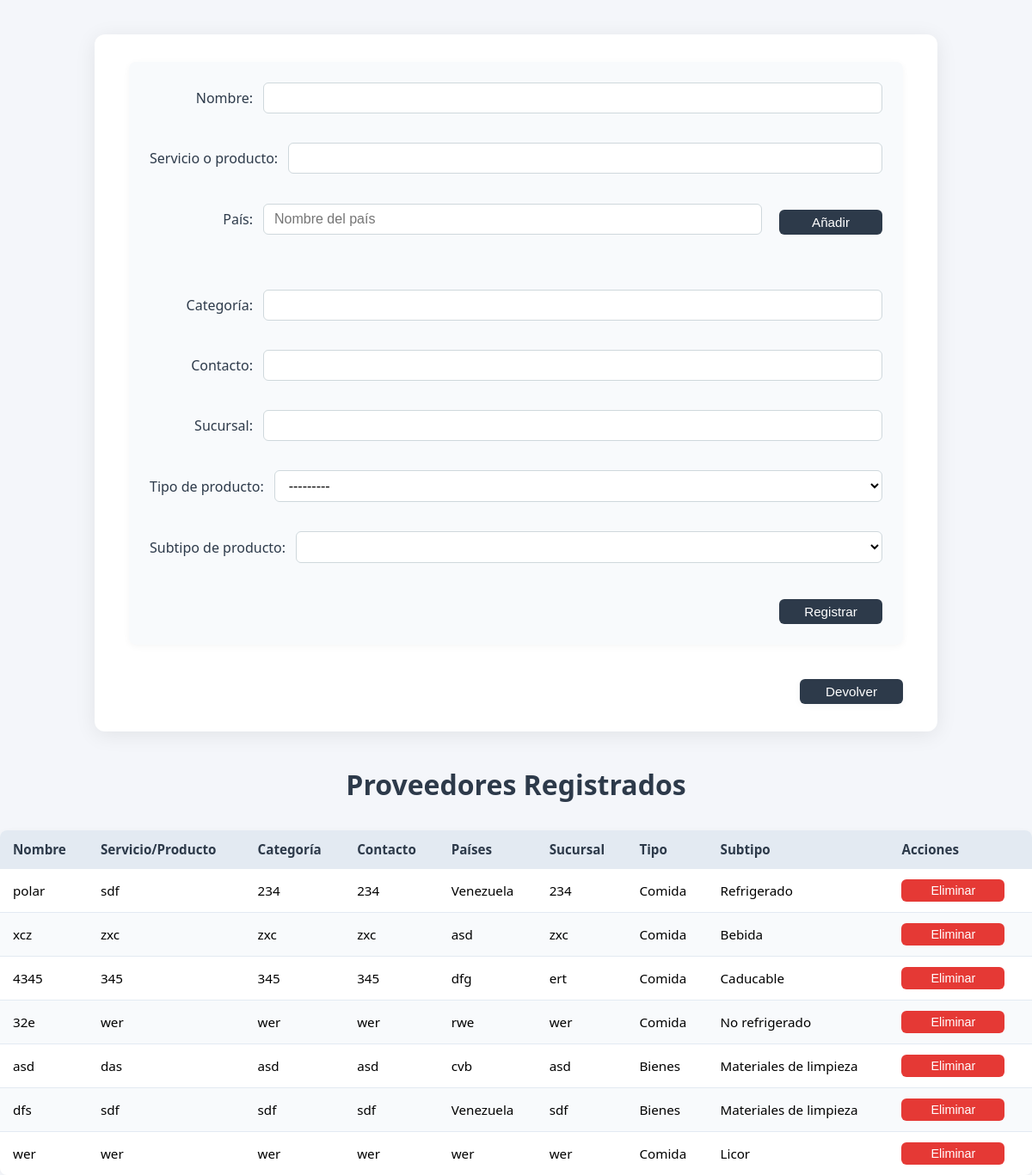
Screenshot of /proveedores/ with the database file from the repository.
### compras/models.py (models this page shows)
class Proveedores(models.Model):
    TIPO_CHOICES = [
        ('COMIDA', 'Comida'),
        ('BIENES', 'Bienes'),
    ]
    SUBTIPO_CHOICES = [
        ('CADUCABLE', 'Caducable'),
        ('NO_CADUCABLE', 'No caducable'),
        ('REFRIGERADO', 'Refrigerado'),
        ('NO_REFRIGERADO', 'No refrigerado'),
        ('BEBIDA', 'Bebida'),
        ('LICOR', 'Licor'),
        ('REPUESTOS', 'Repuestos'),
        ('LIMPIEZA', 'Materiales de limpieza'),
        ('MEDICOS', 'Materiales médicos'),
        ('ACTIVOS', 'Bienes activos'),
    ]
    name = models.CharField(max_length=100)
    service_or_product = models.CharField(max_length=100)
    categorie = models.CharField(max_length=100)
    contact = models.CharField(max_length=100)
    countries = models.ManyToManyField(Paises)
    sucursal = models.CharField(max_length=100)
    tipo = models.CharField(max_length=20, choices=TIPO_CHOICES, default='BIENES')
    subtipo = models.CharField(max_length=20, choices=SUBTIPO_CHOICES, blank=True, null=True)

class Paises(models.Model):
    nombre = models.CharField(max_length=100)

### compras/views.py (the view)
# urls.py: path('proveedores/', proveedores_view, name='proveedores'),
@csrf_protect
def proveedores_view(request):
    import json
    from .models import ProveedorMaterial, Material, Paises
    SUBTIPOS_POR_TIPO = {
        'COMIDA': [
            ('CADUCABLE', 'Caducable'),
            ('NO_CADUCABLE', 'No caducable'),
            ('REFRIGERADO', 'Refrigerado'),
            ('NO_REFRIGERADO', 'No refrigerado'),
            ('BEBIDA', 'Bebida'),
            ('LICOR', 'Licor'),
        ],
        'BIENES': [
            ('REPUESTOS', 'Repuestos'),
            ('LIMPIEZA', 'Materiales de limpieza'),
            ('MEDICOS', 'Materiales médicos'),
            ('ACTIVOS', 'Bienes activos'),
        ]
    }
    tipo_seleccionado = None
    if request.method == 'POST':
        tipo_seleccionado = request.POST.get('tipo', None)
        form = ProveedorForm(request.POST)
        paises_json = request.POST.get('paises_json', '[]')
        if paises_json.strip() == '':
            paises_nombres = []
        else:
            paises_nombres = json.loads(paises_json)
        if request.POST.get('action') == 'Registrar':
            if form.is_valid():
                proveedor = form.save(commit=False)
                proveedor.save()
                paises_objs = [Paises.objects.get_or_create(nombre=nombre)[0] for nombre in paises_nombres]
                proveedor.countries.set(paises_objs)
                return redirect('proveedores')
    else:
        form = ProveedorForm()
    proveedores = Proveedores.objects.all()
    return render(request, 'proveedores.html', {
        'form': form,
        'proveedores': proveedores,
        'SUBTIPOS_POR_TIPO': SUBTIPOS_POR_TIPO,
        'tipo_seleccionado': tipo_seleccionado,
    })

### compras/forms.py
class ProveedorForm(forms.ModelForm):
    class Meta:
        model = Proveedores
        fields = ['name', 'service_or_product', 'categorie', 'contact', 'sucursal', 'tipo', 'subtipo']

### compras/templates/proveedores.html (shortened to what this page needs)
{% load static %}
{% load get_item %}
<!DOCTYPE html>
<html lang="es">
<head>
    <link rel="stylesheet" href="{% static 'styles/styles_compras.css' %}">
    <link rel="stylesheet" href="{% static 'styles/proveedores.css' %}">
    <div class="container-proveedores">
        <form method="post" id="proveedor-form">
            <div class="form-row">
                <label for="id_name">Nombre:</label>
                {{ form.name }}
            </div>
            <div class="form-row">
                <label for="id_service_or_product">Servicio o producto:</label>
                {{ form.service_or_product }}
            </div>
            <div class="form-row">
                <label for="pais-input">País:</label>
                <input type="text" id="pais-input" placeholder="Nombre del país">
                <button type="button" onclick="addPais()">Añadir</button>
            </div>
            <div class="form-row">
                <label for="id_categorie">Categoría:</label>
                {{ form.categorie }}
            </div>
            <div class="form-row">
                <label for="id_contact">Contacto:</label>
                {{ form.contact }}
            </div>
            <div class="form-row">
                <label for="id_sucursal">Sucursal:</label>
                {{ form.sucursal }}
            </div>
            <div class="form-row">
                <label for="id_tipo">Tipo de producto:</label>
                <select name="tipo" id="id_tipo">
                    <option value="">---------</option>
                </select>
            </div>
            <div class="form-row">
                <label for="id_subtipo">Subtipo de producto:</label>
                <select name="subtipo" id="id_subtipo">
                </select>
            </div>
            <button type="submit" name="action" value="Registrar">Registrar</button>
        </form>
        <div style="display: flex; justify-content: flex-end; margin-bottom: 0;">
            <button type="button" onclick="window.location.href='{% url 'dashboard' %}'" class="btn-devolver">Devolver</button>
        </div>
    </div>
    <h2>Proveedores Registrados</h2>
    <table>
        <thead>
            <tr>
                <th>Nombre</th>
                <th>Servicio/Producto</th>
                <th>Categoría</th>
                <th>Contacto</th>
                <th>Países</th>
                <th>Sucursal</th>
                <th>Tipo</th>
                <th>Subtipo</th>
                <th>Acciones</th>
            </tr>
        </thead>
    <tbody id="proveedores-table-body">
            {% for proveedor in proveedores %}
            <tr>
                <td>{{ proveedor.name }}</td>
                <td>{{ proveedor.service_or_product }}</td>
                <td>{{ proveedor.categorie }}</td>
                <td>{{ proveedor.contact }}</td>
                <td>
                    {% with paises=proveedor.countries.all %}
                        {% if paises|length > 0 %}
                            {% for pais in paises %}
                                {{ pais.nombre|default:'---' }}{% if not forloop.last %}, {% endif %}
                            {% endfor %}
                        {% else %}
                            ---
                        {% endif %}
                    {% endwith %}
                </td>
                <td>{{ proveedor.sucursal }}</td>
                <td>{{ proveedor.get_tipo_display }}</td>
                <td>{{ proveedor.get_subtipo_display }}</td>
                <td>
                    <form method="post" action="{% url 'eliminar_proveedor' %}" style="display:inline;">
                        <button type="submit">Eliminar</button>
                    </form>
                </td>
            </tr>
            {% endfor %}
        </tbody>
    </table>
</body>
</html>

### compras/static/styles/proveedores.css (style rules this page uses)
.container-proveedores { max-width: 900px; margin: 40px auto; background: #fff; border-radius: 12px; box-shadow: 0 4px 24px rgba(0,0,0,0.08); padding: 32px 40px; }
h2 { text-align: center; font-size: 2rem; color: #2d3a4a; margin-bottom: 24px; font-weight: 600; }
form#proveedor-form { display: flex; flex-direction: column; gap: 20px; background: #f8fafc; border-radius: 8px; padding: 24px; box-shadow: 0 2px 8px rgba(0,0,0,0.04); margin-bottom: 32px; }
.form-row { display: flex; align-items: center; gap: 12px; margin-bottom: 14px; }
.form-row label { min-width: 120px; font-weight: 500; color: #2d3a4a; margin-bottom: 0; text-align: right; }
.form-row input[type="text"], .form-row input[type="number"], .form-row select { flex: 1 1 220px; padding: 8px 12px; border: 1px solid #cfd8dc; border-radius: 6px; font-size: 1rem; background: #fff; box-sizing: border-box; }
.form-row button[type="button"] { margin-left: 8px; }
form label { font-weight: 500; color: #2d3a4a; margin-bottom: 8px; display: block; }
input[type="text"], select { width: 100%; padding: 10px 12px; border: 1px solid #cfd8dc; border-radius: 6px; font-size: 1rem; background: #fff; box-sizing: border-box; }
button[type="submit"], button[type="button"], .btn-devolver { background: #2d3a4a; color: #fff; border: none; border-radius: 6px; padding: 6px 14px; font-size: 0.95rem; cursor: pointer; transition: background 0.2s; margin-top: 8px; width: 120px; display: block; margin-left: auto; margin-right: 0; }
form#proveedor-form button[type="submit"] { padding: 8px 18px; padding: 6px 14px; font-size: 0.95rem; width: auto; width: 120px; display: block; margin-left: auto; margin-right: 0; width: 120px; display: block; margin-left: auto; margin-right: 0; }
form[action] button[type="submit"] { padding: 5px 12px; font-size: 0.9rem; background: #e53935; color: #fff; border-radius: 6px; margin: 0; transition: background 0.2s; }
table { width: 100%; border-collapse: collapse; background: #fff; border-radius: 8px; box-shadow: 0 2px 8px rgba(0,0,0,0.04); overflow: hidden; margin-top: 32px; }
th, td { padding: 12px 15px; text-align: left; border-bottom: 1px solid #e3eaf2; font-size: 0.95rem; }
th { background: #e3eaf2; color: #2d3a4a; font-weight: 600; }
tr:nth-child(even) { background: #f8fafc; }
tr:last-child td { border-bottom: none; }
.btn-devolver { background: #607d8b; color: #fff; border-radius: 6px; padding: 10px 20px; font-size: 1rem; font-weight: 500; box-shadow: 0 2px 8px rgba(0,0,0,0.04); margin-top: 20px; align-self: flex-end; }

### rows the page displays
Proveedores: name "polar", service_or_product "sdf", categorie "234", contact "234", sucursal "234", tipo "Comida", subtipo "Refrigerado"
Paises: nombre "Venezuela"
Proveedores: name "xcz", service_or_product "zxc", categorie "zxc", contact "zxc", sucursal "zxc", tipo "Comida", subtipo "Bebida"
Paises: nombre "asd"
Proveedores: name "4345", service_or_product "345", categorie "345", contact "345", sucursal "ert", tipo "Comida", subtipo "Caducable"
Paises: nombre "dfg"
Proveedores: name "32e", service_or_product "wer", categorie "wer", contact "wer", sucursal "wer", tipo "Comida", subtipo "No refrigerado"
Paises: nombre "rwe"
Proveedores: name "asd", service_or_product "das", categorie "asd", contact "asd", sucursal "asd", tipo "Bienes", subtipo "Materiales de limpieza"
Paises: nombre "cvb"
Proveedores: name "dfs", service_or_product "sdf", categorie "sdf", contact "sdf", sucursal "sdf", tipo "Bienes", subtipo "Materiales de limpieza"
Proveedores: name "wer", service_or_product "wer", categorie "wer", contact "wer", sucursal "wer", tipo "Comida", subtipo "Licor"
Paises: nombre "wer"
